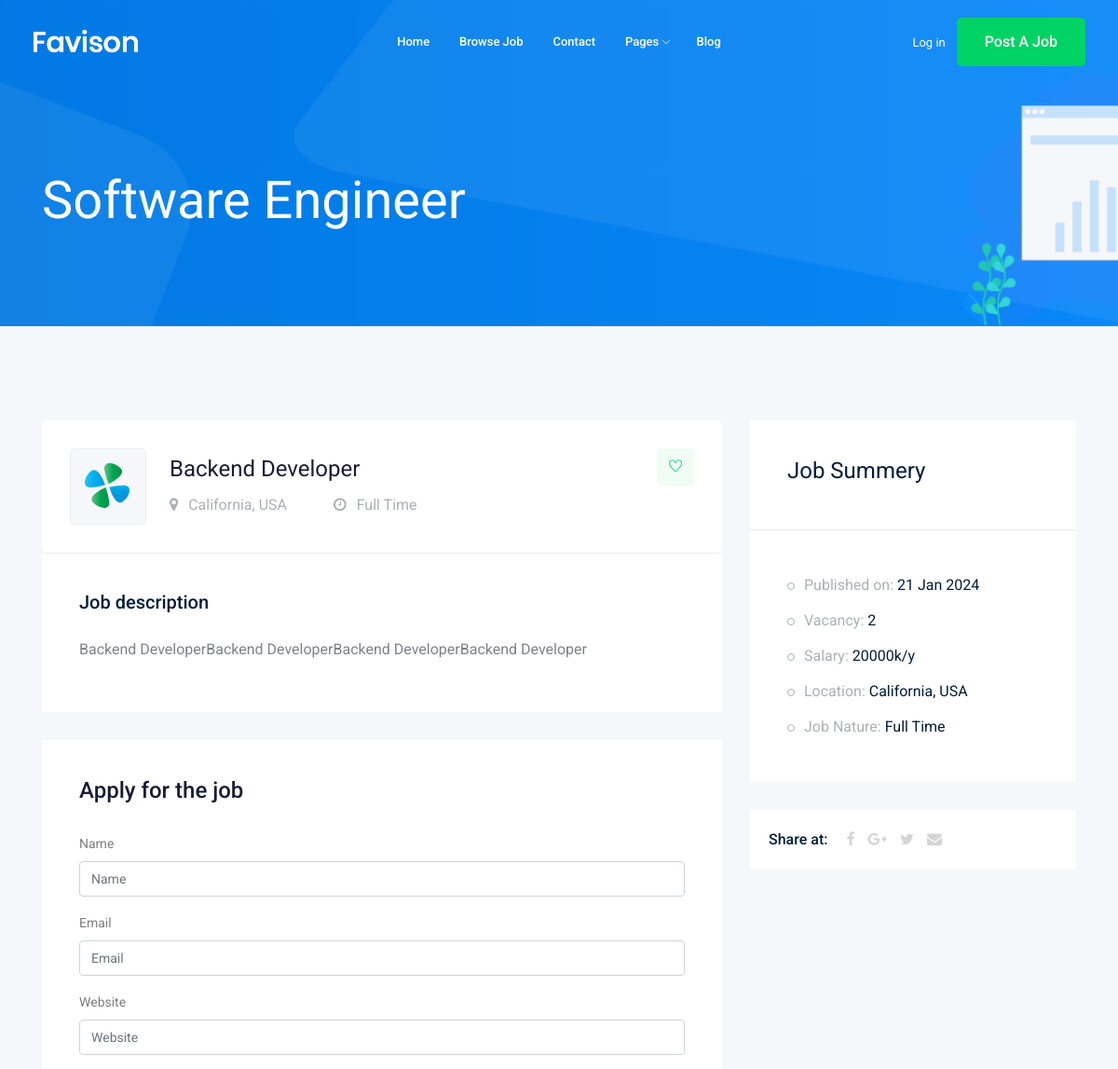
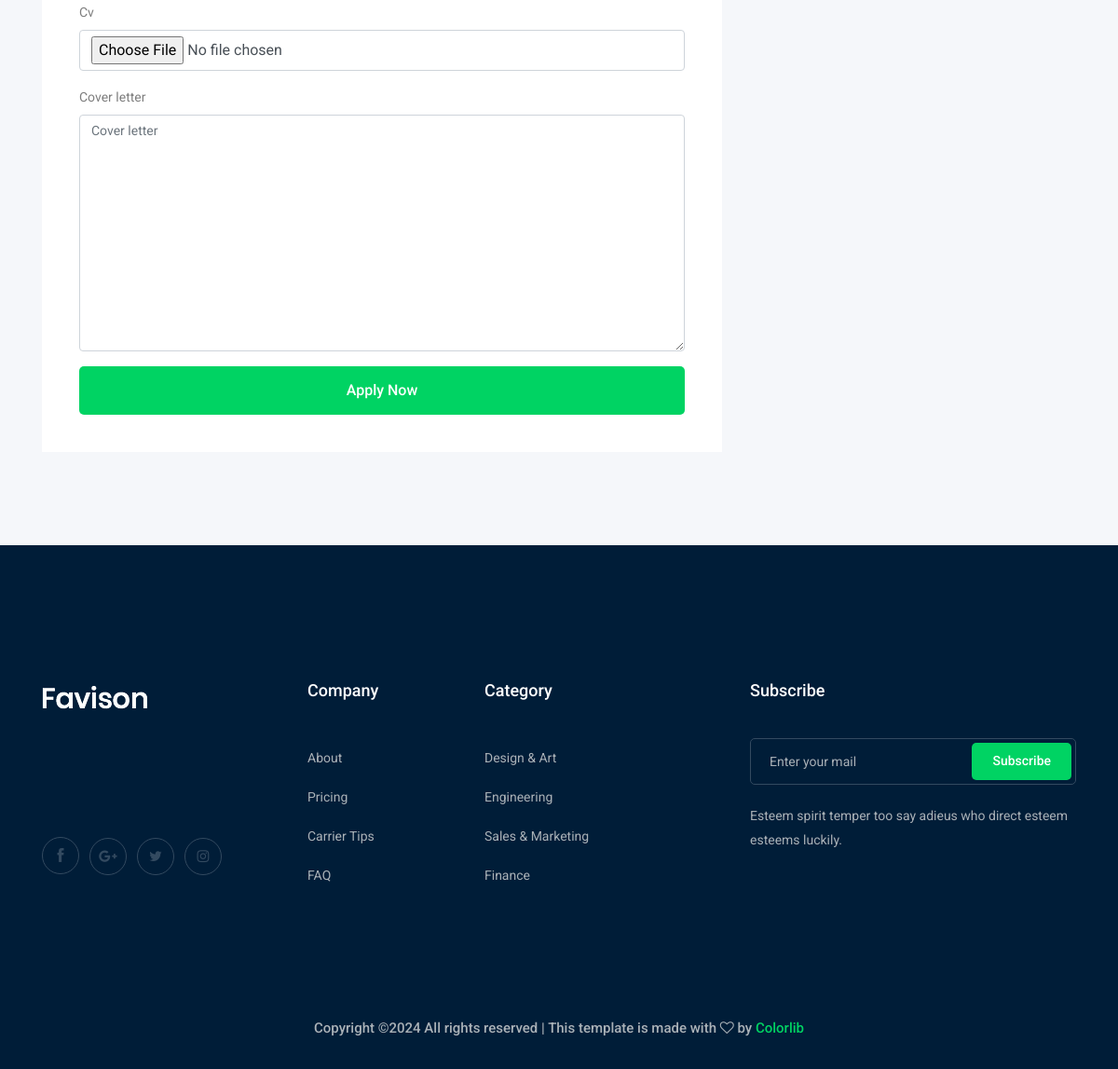
Page /jobs/backend-developer on the committed database (2 pictures, top to bottom).
### job/models.py (models this page shows, shortened)
class Job (models.Model):
    owner = models.ForeignKey(User , verbose_name=("job_owner"), on_delete=models.CASCADE)
    title = models.CharField(max_length=50)
    job_type = models.CharField(max_length=50 , choices = JOB_TYPE)
    content = models.TextField(max_length=1000)
    published_at = models.DateTimeField(auto_now=True)
    vacancy = models.IntegerField(default=1)
    salary = models.IntegerField(default = 0)
    category = models.ForeignKey("Category", on_delete=models.CASCADE)
    image = models.ImageField(upload_to=image_upload)
    slug = models.SlugField(null = True , blank =True)

### job/views.py (the view)
# urls.py: path('<str:slug>',views.job_detail , name='job_detail'),
def job_detail (request , slug):
    job_detail = Job.objects.get(slug=slug)
    if request.method == 'POST' :
        form = ApplyForm(request.POST , request.FILES)
        if form.is_valid():
            myform = form.save(commit=False)
            myform.job = job_detail
            myform.save()
    else:
        form = ApplyForm()
    context = {
        'job' : job_detail,
        'form' : form ,
    }
    return render (request , 'job/job_detail.html', context)

### job/forms.py
class ApplyForm(forms.ModelForm):
    class Meta:
        model = Apply
        fields = ("name", "email" , "website", "cv" , "cover_letter" )

### job/templates/job/job_detail.html (shortened to what this page needs)
{% extends "base.html" %}
{% load bootstrap4 %}
{% block body %}
    <div class="bradcam_area bradcam_bg_1">
        <div class="container">
            <div class="row">
                <div class="col-xl-12">
                    <div class="bradcam_text">
                        <h3>Software Engineer</h3>
                    </div>
                </div>
            </div>
        </div>
    </div>
    <div class="job_details_area">
        <div class="container">
            <div class="row">
                <div class="col-lg-8">
                    <div class="job_details_header">
                        <div class="single_jobs white-bg d-flex justify-content-between">
                            <div class="jobs_left d-flex align-items-center">
                                <div class="thumb">
                                    <img src="img/svg_icon/1.svg" alt="">
                                </div>
                                <div class="jobs_conetent">
                                    <a href="#"><h4>{{job.title}}</h4></a>
                                    <div class="links_locat d-flex align-items-center">
                                        <div class="location">
                                            <p> <i class="fa fa-map-marker"></i> California, USA</p>
                                        </div>
                                        <div class="location">
                                            <p> <i class="fa fa-clock-o"></i> {{job.job_type}}</p>
                                        </div>
                                    </div>
                                </div>
                            </div>
                            <div class="jobs_right">
                                <div class="apply_now">
                                    <a class="heart_mark" href="#"> <i class="ti-heart"></i> </a>
                                </div>
                            </div>
                        </div>
                    </div>
                    <div class="descript_wrap white-bg">
                        <div class="single_wrap">
                            <h4>Job description</h4>
                            <p>{{job.content}}</p>
                        </div>
                    </div>
                    <div class="apply_job_form white-bg">
                        <h4>Apply for the job</h4>
                        <form method="POST" enctype="multipart/form-data">
                            {% bootstrap_form form %}
                            {% buttons %}
                                <button class="boxed-btn3 w-100" type="submit">Apply Now</button>
                            {% endbuttons %}
                        </form>
                    </div>
                </div>
                <div class="col-lg-4">
                    <div class="job_sumary">
                        <div class="summery_header">
                            <h3>Job Summery</h3>
                        </div>
                        <div class="job_content">
                            <ul>
                                <li>Published on: <span>{{job.published_at|date:'d M Y'}}</span></li>
                                <li>Vacancy: <span>{{job.vacancy}}</span></li>
                                <li>Salary: <span>{{job.salary}}k/y</span></li>
                                <li>Location: <span>California, USA</span></li>
                                <li>Job Nature: <span> {{job.job_type}}</span></li>
                            </ul>
                        </div>
                    </div>
                    <div class="share_wrap d-flex">
                        <span>Share at:</span>
                        <ul>
                            <li><a href="#"> <i class="fa fa-facebook"></i></a> </li>
                            <li><a href="#"> <i class="fa fa-google-plus"></i></a> </li>
                            <li><a href="#"> <i class="fa fa-twitter"></i></a> </li>
                            <li><a href="#"> <i class="fa fa-envelope"></i></a> </li>
                        </ul>
                    </div>
                    <div class="job_location_wrap">
                        <div class="job_lok_inner">
                            <div id="map" style="height: 200px;"></div>
                          </div>
                    </div>
                </div>
            </div>
        </div>
    </div>
{% endblock body %}

### rows in the picture
Job: title "Backend Developer", job_type "Full Time", content "Backend DeveloperBackend DeveloperBackend DeveloperBackend Developer", published_at "21 Jan 2024", vacancy "2", salary "20000"
